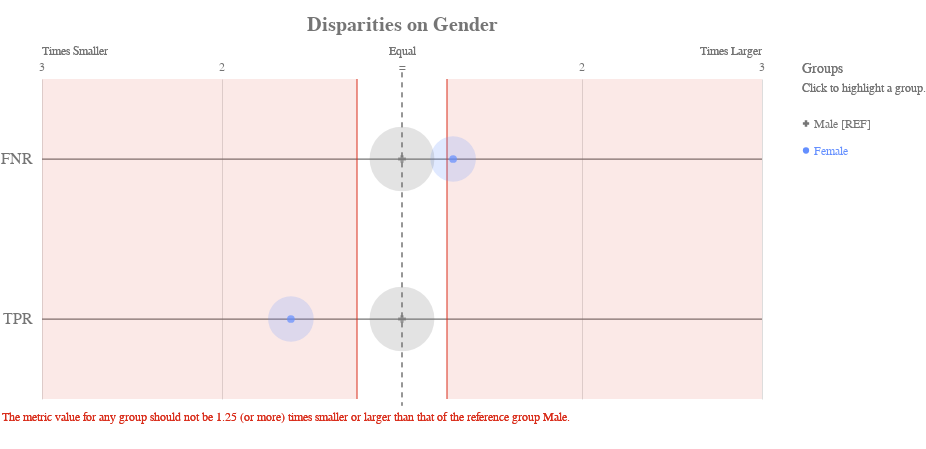

The notebook cell this image was saved under:
### Markdown cell above
### Gender

We can visualise the comparison for certain categories too. Here we consider gender. The figures below show the grey points as the reference group, and their disparity is set to 1. In various colors, all other groups are shown in relation to the reference group. Any groups that fall into the red areas are beyond 1.25 time larger or smaller than the reference group.

<br>

### Code cell
ap.disparity(bdf, metrics, 'gender', fairness_threshold = disparity_tolerance)

### Figure 1 — Vega-Lite specification as saved in the notebook (floating-point values rounded to 4 significant figures)
{"config": {"view": {"continuousWidth": 400, "continuousHeight": 300, "strokeWidth": 0}, "axisLeft": {"labelColor": "rgb(117,117,117)", "labelFont": "Arial", "labelFontSize": 16}, "title": {"align": "center", "baseline": "middle", "color": "rgb(117,117,117)", "font": "Arial", "fontSize": 20, "fontWeight": "bold"}}, "layer": [{"data": {"name": "data-cb198be83d3fdd9caa5f3edbed7f60eb"}, "mark": {"type": "rule", "stroke": "rgb(117,117,117)", "strokeWidth": 1.25, "tooltip": ""}, "encoding": {"x": {"type": "quantitative", "field": "x", "scale": {"domain": [-2, 2], "range": [40.0, 760.0]}}, "x2": {"field": "x2"}, "y": {"type": "nominal", "axis": {"domain": false, "labelAngle": 0, "labelPadding": -30, "orient": "left", "ticks": false, "title": ""}, "field": "metric", "scale": {"domain": ["FNR", "TPR"], "range": [40.0, 360.0]}}}}, {"data": {"name": "data-79dd248bdaa0ea02c535240e8ad022c8"}, "mark": {"type": "rule", "stroke": "rgb(117,117,117)", "strokeDash": [5, 5], "strokeWidth": 1}, "encoding": {"tooltip": {"value": "Male [REF]"}, "x": {"value": 400.0}, "y": {"value": 33.33}, "y2": {"value": 366.7}}}, {"data": {"name": "data-c233327f4cd9b4c2df31bf8015c83e4a"}, "mark": {"type": "text", "align": "center", "color": "rgb(117,117,117)", "font": "Arial", "fontSize": 12, "fontWeight": "normal", "tooltip": ""}, "encoding": {"text": {"type": "nominal", "field": "label"}, "x": {"type": "quantitative", "field": "value", "scale": {"domain": [-2, 2], "range": [40.0, 760.0]}}, "y": {"value": 28.0}}}, {"layer": [{"mark": {"type": "text", "align": "left", "fill": "rgb(117,117,117)", "font": "Arial", "fontSize": 12, "fontWeight": "normal", "tooltip": ""}, "encoding": {"text": {"value": "Times Smaller"}, "x": {"value": 40.0}, "y": {"value": 12.0}}}, {"mark": {"type": "text", "align": "right", "fill": "rgb(117,117,117)", "font": "Arial", "fontSize": 12, "fontWeight": "normal", "tooltip": ""}, "encoding": {"text": {"value": "Times Larger"}, "x": {"value": 760.0}, "y": {"value": 12.0}}}, {"mark": {"type": "text", "align": "center", "fill": "rgb(117,117,117)", "font": "Arial", "fontSize": 12, "fontWeight": "normal", "tooltip": ""}, "encoding": {"text": {"value": "Equal"}, "x": {"value": 400.0}, "y": {"value": 12.0}}}], "data": {"name": "data-79dd248bdaa0ea02c535240e8ad022c8"}}, {"layer": [{"mark": {"type": "rule", "opacity": 0.8, "stroke": "rgb(217, 46, 28)", "strokeWidth": 1.25, "tooltip": ""}, "encoding": {"x": {"type": "quantitative", "field": "min", "scale": {"domain": [-2, 2], "range": [40.0, 760.0]}}, "y": {"value": 40.0}, "y2": {"value": 360.0}}}, {"mark": {"type": "rule", "opacity": 0.8, "stroke": "rgb(217, 46, 28)", "strokeWidth": 1.25, "tooltip": ""}, "encoding": {"x": {"type": "quantitative", "field": "max", "scale": {"domain": [-2, 2], "range": [40.0, 760.0]}}, "y": {"value": 40.0}, "y2": {"value": 360.0}}}, {"layer": [{"mark": {"type": "rect", "fill": "rgb(217, 46, 28)", "opacity": 0.1, "tooltip": ""}, "encoding": {"x": {"type": "quantitative", "field": "min", "scale": {"domain": [-2, 2], "range": [40.0, 760.0]}}, "x2": {"field": "lower_end"}, "y": {"value": 40.0}, "y2": {"value": 360.0}}}, {"mark": {"type": "rect", "fill": "rgb(217, 46, 28)", "opacity": 0.1, "tooltip": ""}, "encoding": {"x": {"type": "quantitative", "field": "max", "scale": {"domain": [-2, 2], "range": [40.0, 760.0]}}, "x2": {"field": "upper_end"}, "y": {"value": 40.0}, "y2": {"value": 360.0}}}]}, {"data": {"name": "data-79dd248bdaa0ea02c535240e8ad022c8"}, "mark": {"type": "text", "align": "left", "baseline": "top", "fill": "rgb(217, 46, 28)", "font": "Arial", "fontSize": 12, "fontWeight": "normal", "tooltip": ""}, "encoding": {"text": {"value": "The metric value for any group should not be 1.25 (or more) times smaller or larger than that of the reference group Male."}, "x": {"value": 0}, "y": {"value": 373.3}}}], "data": {"name": "data-feb20f5d4dfe62687617135ffee93d46"}}, {"layer": [{"mark": "circle"}, {"data": {"name": "data-239ae3fc5d105c9bd066ede0ea2115bc"}, "mark": {"type": "circle", "opacity": 0.2}, "encoding": {"color": {"condition": {"type": "nominal", "field": "attribute_value", "legend": null, "scale": {"domain": ["Male", "Female"], "range": ["rgb(117,117,117)", "rgb(100, 143, 255)", "rgb(254, 97, 0)", "rgb(220, 38, 127)", "rgb(255, 176, 0)", "rgb(120, 94, 240)"]}, "selection": "selector001"}, "value": "rgb(224,224,224)"}, "size": {"type": "quantitative", "field": "group_size", "legend": null, "scale": {"domain": [0, 26150.0], "range": [0, 5027.0]}}, "tooltip": [{"type": "nominal", "field": "attribute_value", "title": "Group"}, {"type": "nominal", "field": "tooltip_group_size", "title": "Group Size"}, {"type": "nominal", "field": "tooltip_disparity_explanation_fnr", "title": "Disparity"}, {"type": "quantitative", "field": "fnr", "format": ".2f", "title": "FNR"}], "x": {"type": "quantitative", "axis": {"domain": false, "labels": false, "ticks": false, "title": null, "values": [1, 2, -2, -1]}, "field": "fnr_disparity_scaled", "scale": {"domain": [-2, 2], "range": [40.0, 760.0]}}, "y": {"type": "nominal", "axis": {"domain": false, "grid": false, "labels": false, "ticks": false, "title": " "}, "field": "metric_variable", "scale": {"domain": ["FNR", "TPR"], "range": [40.0, 360.0]}}}, "selection": {"selector003": {"type": "multi", "empty": "all", "fields": ["attribute_value"]}}, "transform": [{"calculate": "'FNR'", "as": "metric_variable"}]}, {"data": {"name": "data-239ae3fc5d105c9bd066ede0ea2115bc"}, "mark": {"type": "circle", "opacity": 0.2}, "encoding": {"color": {"condition": {"type": "nominal", "field": "attribute_value", "legend": null, "scale": {"domain": ["Male", "Female"], "range": ["rgb(117,117,117)", "rgb(100, 143, 255)", "rgb(254, 97, 0)", "rgb(220, 38, 127)", "rgb(255, 176, 0)", "rgb(120, 94, 240)"]}, "selection": "selector001"}, "value": "rgb(224,224,224)"}, "size": {"type": "quantitative", "field": "group_size", "legend": null, "scale": {"domain": [0, 26150.0], "range": [0, 5027.0]}}, "tooltip": [{"type": "nominal", "field": "attribute_value", "title": "Group"}, {"type": "nominal", "field": "tooltip_group_size", "title": "Group Size"}, {"type": "nominal", "field": "tooltip_disparity_explanation_tpr", "title": "Disparity"}, {"type": "quantitative", "field": "tpr", "format": ".2f", "title": "TPR"}], "x": {"type": "quantitative", "axis": {"domain": false, "labels": false, "ticks": false, "title": null, "values": [1, 2, -2, -1]}, "field": "tpr_disparity_scaled", "scale": {"domain": [-2, 2], "range": [40.0, 760.0]}}, "y": {"type": "nominal", "axis": {"domain": false, "grid": false, "labels": false, "ticks": false, "title": " "}, "field": "metric_variable", "scale": {"domain": ["FNR", "TPR"], "range": [40.0, 360.0]}}}, "selection": {"selector005": {"type": "multi", "empty": "all", "fields": ["attribute_value"]}}, "transform": [{"calculate": "'TPR'", "as": "metric_variable"}]}, {"layer": [{"mark": "point"}, {"data": {"name": "data-239ae3fc5d105c9bd066ede0ea2115bc"}, "mark": {"type": "point", "filled": true, "size": 60}, "encoding": {"color": {"condition": {"type": "nominal", "field": "attribute_value", "legend": null, "scale": {"domain": ["Male", "Female"], "range": ["rgb(117,117,117)", "rgb(100, 143, 255)", "rgb(254, 97, 0)", "rgb(220, 38, 127)", "rgb(255, 176, 0)", "rgb(120, 94, 240)"]}, "selection": "selector001"}, "value": "rgb(224,224,224)"}, "shape": {"type": "nominal", "field": "attribute_value", "legend": null, "scale": {"domain": ["Male", "Female"], "range": ["cross", "circle"]}}, "tooltip": [{"type": "nominal", "field": "attribute_value", "title": "Group"}, {"type": "nominal", "field": "tooltip_group_size", "title": "Group Size"}, {"type": "nominal", "field": "tooltip_disparity_explanation_fnr", "title": "Disparity"}, {"type": "quantitative", "field": "fnr", "format": ".2f", "title": "FNR"}], "x": {"type": "quantitative", "axis": {"domain": false, "labels": false, "ticks": false, "title": null, "values": [1, 2, -2, -1]}, "field": "fnr_disparity_scaled", "scale": {"domain": [-2, 2], "range": [40.0, 760.0]}}, "y": {"type": "nominal", "axis": {"domain": false, "grid": false, "labels": false, "ticks": false, "title": " "}, "field": "metric_variable", "scale": {"domain": ["FNR", "TPR"], "range": [40.0, 360.0]}}}, "selection": {"selector002": {"type": "multi", "empty": "all", "fields": ["attribute_value"]}}, "transform": [{"calculate": "'FNR'", "as": "metric_variable"}]}, {"data": {"name": "data-239ae3fc5d105c9bd066ede0ea2115bc"}, "mark": {"type": "point", "filled": true, "size": 60}, "encoding": {"color": {"condition": {"type": "nominal", "field": "attribute_value", "legend": null, "scale": {"domain": ["Male", "Female"], "range": ["rgb(117,117,117)", "rgb(100, 143, 255)", "rgb(254, 97, 0)", "rgb(220, 38, 127)", "rgb(255, 176, 0)", "rgb(120, 94, 240)"]}, "selection": "selector001"}, "value": "rgb(224,224,224)"}, "shape": {"type": "nominal", "field": "attribute_value", "legend": null, "scale": {"domain": ["Male", "Female"], "range": ["cross", "circle"]}}, "tooltip": [{"type": "nominal", "field": "attribute_value", "title": "Group"}, {"type": "nominal", "field": "tooltip_group_size", "title": "Group Size"}, {"type": "nominal", "field": "tooltip_disparity_explanation_tpr", "title": "Disparity"}, {"type": "quantitative", "field": "tpr", "format": ".2f", "title": "TPR"}], "x": {"type": "quantitative", "axis": {"domain": false, "labels": false, "ticks": false, "title": null, "values": [1, 2, -2, -1]}, "field": "tpr_disparity_scaled", "scale": {"domain": [-2, 2], "range": [40.0, 760.0]}}, "y": {"type": "nominal", "axis": {"domain": false, "grid": false, "labels": false, "ticks": false, "title": " "}, "field": "metric_variable", "scale": {"domain": ["FNR", "TPR"], "range": [40.0, 360.0]}}}, "selection": {"selector004": {"type": "multi", "empty": "all", "fields": ["attribute_value"]}}, "transform": [{"calculate": "'TPR'", "as": "metric_variable"}]}]}]}, {"layer": [{"mark": {"type": "point", "filled": true, "opacity": 1, "size": 39.48}, "encoding": {"color": {"condition": {"type": "nominal", "field": "attribute_value", "legend": null, "scale": {"domain": ["Male", "Female"], "range": ["rgb(117,117,117)", "rgb(100, 143, 255)", "rgb(254, 97, 0)", "rgb(220, 38, 127)", "rgb(255, 176, 0)", "rgb(120, 94, 240)"]}, "selection": "selector001"}, "value": "rgb(224,224,224)"}, "shape": {"type": "nominal", "field": "attribute_value", "legend": null, "scale": {"domain": ["Male", "Female"], "range": ["cross", "circle"]}}, "x": {"value": 804}, "y": {"type": "nominal", "axis": {"domain": false, "grid": false, "labels": false, "ticks": false, "title": " "}, "field": "attribute_value", "scale": {"domain": ["Male", "Female"], "range": [71, 125]}}}, "selection": {"selector001": {"type": "multi", "empty": "all", "fields": ["attribute_value"]}}}, {"mark": {"type": "text", "align": "left", "baseline": "middle", "font": "Arial", "fontSize": 12, "fontWeight": "normal"}, "encoding": {"color": {"condition": {"type": "nominal", "field": "attribute_value", "legend": null, "scale": {"domain": ["Male", "Female"], "range": ["rgb(117,117,117)", "rgb(100, 143, 255)", "rgb(254, 97, 0)", "rgb(220, 38, 127)", "rgb(255, 176, 0)", "rgb(120, 94, 240)"]}, "selection": "selector001"}, "value": "rgb(224,224,224)"}, "text": {"type": "nominal", "field": "label"}, "x": {"value": 812}, "y": {"type": "nominal", "axis": {"domain": false, "grid": false, "labels": false, "ticks": false, "title": " "}, "field": "attribute_value", "scale": {"domain": ["Male", "Female"], "range": [71, 125]}}}, "selection": {"selector006": {"type": "multi", "empty": "all", "fields": ["attribute_value"]}}}, {"data": {"name": "data-79dd248bdaa0ea02c535240e8ad022c8"}, "mark": {"type": "text", "align": "left", "baseline": "middle", "color": "rgb(117,117,117)", "font": "Arial", "fontSize": 12, "fontWeight": "normal"}, "encoding": {"text": {"value": "Click to highlight a group."}, "x": {"value": 800}, "y": {"value": 49}}}, {"data": {"name": "data-79dd248bdaa0ea02c535240e8ad022c8"}, "mark": {"type": "text", "align": "left", "baseline": "middle", "color": "rgb(117,117,117)", "font": "Arial", "fontSize": 14, "fontWeight": "normal"}, "encoding": {"text": {"value": "Groups"}, "x": {"value": 800}, "y": {"value": 30}}}], "data": {"name": "data-d79b6fcf6fc2d8883b03661337595d04"}}], "height": 400, "padding": {"top": 15, "bottom": 10}, "resolve": {"scale": {"size": "independent", "y": "independent"}}, "title": "Disparities on Gender", "width": 800, "$schema": "https://vega.github.io/schema/vega-lite/v4.8.1.json", "datasets": {"data-cb198be83d3fdd9caa5f3edbed7f60eb": [{"metric": "FNR", "x": -2, "x2": 2}, {"metric": "TPR", "x": -2, "x2": 2}], "data-79dd248bdaa0ea02c535240e8ad022c8": [{"a": 1, "b": 0}, {"a": 1, "b": 0}], "data-c233327f4cd9b4c2df31bf8015c83e4a": [{"value": 1, "label": 2}, {"value": 2, "label": 3}, {"value": -2, "label": 3}, {"value": -1, "label": 2}, {"value": 0, "label": "="}], "data-feb20f5d4dfe62687617135ffee93d46": [{"min": -0.25, "max": 0.25, "lower_end": -2, "upper_end": 2}], "data-239ae3fc5d105c9bd066ede0ea2115bc": [{"attribute_name": "gender", "attribute_value": "Female", "group_size": 10771, "total_entities": 32561, "fnr": 0.7362, "tpr": 0.2638, "fnr_disparity": 1.284, "tpr_disparity": 0.6183, "fnr_disparity_scaled": 0.2839, "tpr_disparity_scaled": -0.6172, "tooltip_group_size": "10,771 (33.08%)", "tooltip_disparity_explanation_fnr": "1.28 times larger FNR than the reference group", "tooltip_disparity_explanation_tpr": "1.62 times smaller TPR than the reference group"}, {"attribute_name": "gender", "attribute_value": "Male", "group_size": 21790, "total_entities": 32561, "fnr": 0.5734, "tpr": 0.4266, "fnr_disparity": 1.0, "tpr_disparity": 1.0, "fnr_disparity_scaled": 0.0, "tpr_disparity_scaled": 0.0, "tooltip_group_size": "21,790 (66.92%)", "tooltip_disparity_explanation_fnr": "Reference group", "tooltip_disparity_explanation_tpr": "Reference group"}], "data-d79b6fcf6fc2d8883b03661337595d04": [{"attribute_value": "Male", "label": "Male [REF]"}, {"attribute_value": "Female", "label": "Female"}]}}
